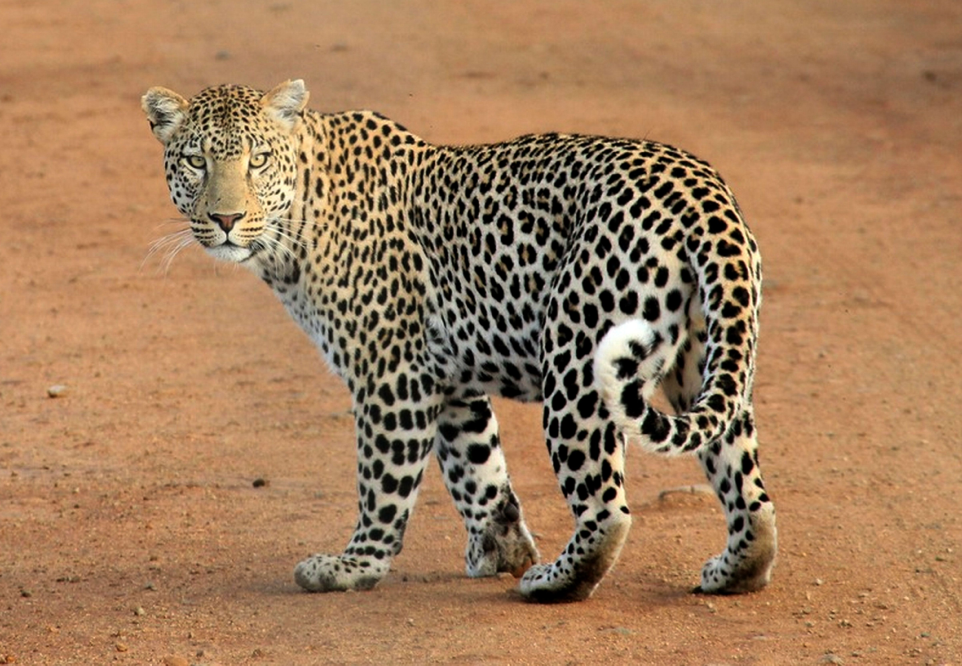
#> input picture Experiment 3 - Solutions by students/Animal.jpg, 4810 x 3326 px, found by its file name (shown at 1/5 size)
$ python main.py   (older library calls are emulated)
#> lines starting #> are read from the running program, lines starting #| are printed output that depends on the picture; long printed decimals are rounded
# STEP 1: Import required libraries and load an image
import cv2
import numpy as np
import matplotlib.pyplot as plt
import time
import os
# Path to the input image. Replace with your own image file.
# If no image is found, a synthetic test image with noise is generated
# so the script still runs end-to-end.
IMAGE_PATH = r"C:\Users\DELL\Downloads\Animal.jpg"
if os.path.exists(IMAGE_PATH):
    img_color = cv2.imread(IMAGE_PATH)              # BGR color image
#> img_color is the input picture: shape (3326, 4810, 3); mean B, G, R 91.2, 125.3, 162.7
    img_gray = cv2.cvtColor(img_color, cv2.COLOR_BGR2GRAY)
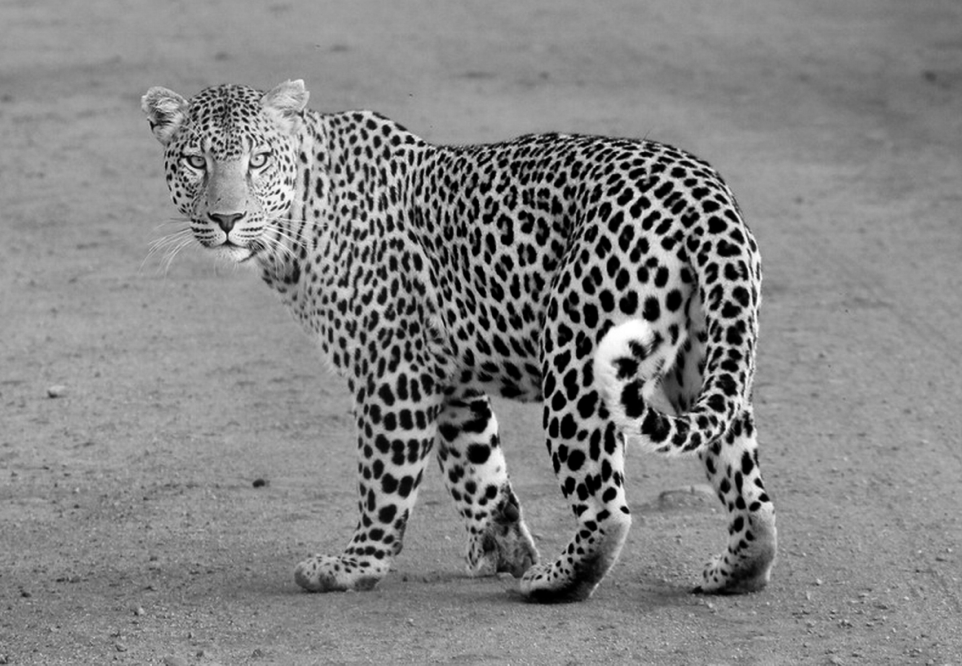
#> img_gray: shape (3326, 4810) (shown at 1/5 size); min 0, max 255, mean 132.6
else:
    print(f"'{IMAGE_PATH}' not found — generating a synthetic test image instead.")
    # Create a synthetic grayscale image with shapes + noise
    img_gray = np.full((300, 300), 200, dtype=np.uint8)
    cv2.rectangle(img_gray, (50, 50), (150, 150), 50, -1)
    cv2.circle(img_gray, (200, 200), 60, 120, -1)
    cv2.line(img_gray, (0, 0), (299, 299), 0, 2)
    # Add Gaussian noise
    noise = np.random.normal(0, 15, img_gray.shape).astype(np.int16)
    img_gray = np.clip(img_gray.astype(np.int16) + noise, 0, 255).astype(np.uint8)
    # Add salt-and-pepper noise
    sp_mask = np.random.random(img_gray.shape)
    img_gray[sp_mask < 0.02] = 0
    img_gray[sp_mask > 0.98] = 255
    img_color = cv2.cvtColor(img_gray, cv2.COLOR_GRAY2BGR)
# ---------------------------------------------------------------------------
# STEP 2: Display the original image and analyze its visual characteristics
# ---------------------------------------------------------------------------
print("Image shape:", img_gray.shape)
#| Image shape: (3326, 4810)
print("Mean intensity:", round(float(np.mean(img_gray)), 2))
#| Mean intensity: 132.57
print("Std deviation (contrast):", round(float(np.std(img_gray)), 2))
#| Std deviation (contrast): 44.3
plt.figure(figsize=(5, 5))
plt.imshow(img_gray, cmap="gray")
plt.title("Original Grayscale Image")
plt.axis("off")
plt.show()
# ---------------------------------------------------------------------------
# STEP 3: Gaussian Blur — low-pass filter for noise reduction
# ---------------------------------------------------------------------------
t0 = time.time()
gaussian_blur = cv2.GaussianBlur(img_gray, ksize=(5, 5), sigmaX=1.0)
t_gaussian = time.time() - t0
# ---------------------------------------------------------------------------
# STEP 4: Median Filtering — removes salt-and-pepper (impulse) noise
# ---------------------------------------------------------------------------
t0 = time.time()
median_filtered = cv2.medianBlur(img_gray, ksize=5)
t_median = time.time() - t0
# ---------------------------------------------------------------------------
# STEP 5: Average (Mean) Filtering — compare smoothing vs Gaussian
# ---------------------------------------------------------------------------
t0 = time.time()
average_filtered = cv2.blur(img_gray, ksize=(5, 5))
t_average = time.time() - t0
# ---------------------------------------------------------------------------
# STEP 6: Laplacian Filtering — high-pass filter, enhances edges/details
# ---------------------------------------------------------------------------
t0 = time.time()
laplacian = cv2.Laplacian(img_gray, ddepth=cv2.CV_64F, ksize=3)
laplacian_abs = cv2.convertScaleAbs(laplacian)   # convert back to uint8 for display
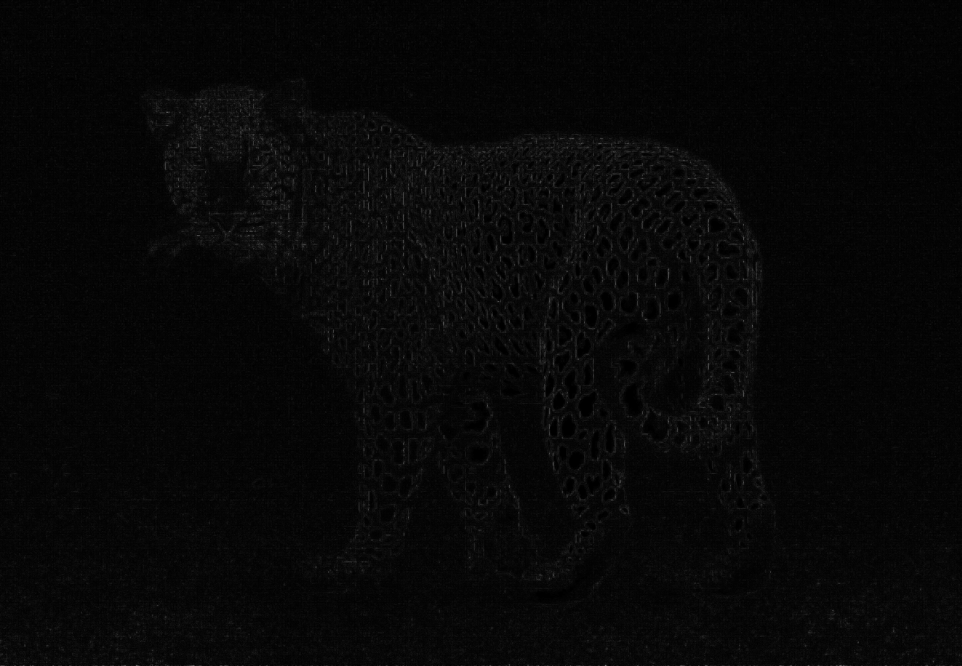
#> laplacian_abs: shape (3326, 4810) (shown at 1/5 size); min 0, max 206, mean 7.4
t_laplacian = time.time() - t0
# Optional: Laplacian sharpened image (original - laplacian highlights edges)
sharpened = cv2.convertScaleAbs(img_gray.astype(np.float64) - laplacian)
# ---------------------------------------------------------------------------
# STEP 7: Sobel Edge Detection — horizontal and vertical gradients
# ---------------------------------------------------------------------------
t0 = time.time()
sobel_x = cv2.Sobel(img_gray, cv2.CV_64F, dx=1, dy=0, ksize=3)   # horizontal gradient
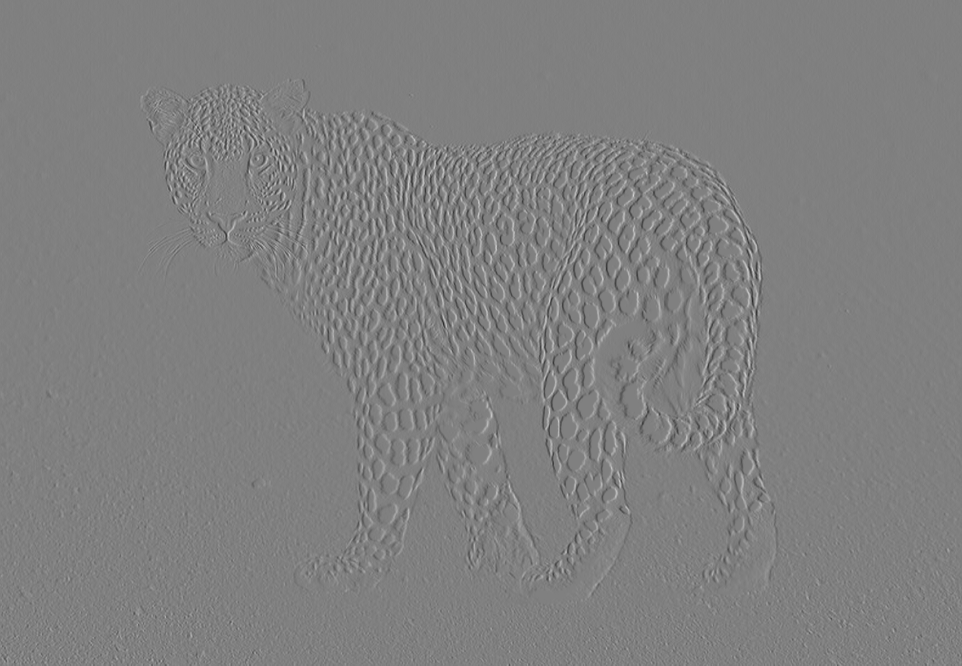
#> sobel_x: shape (3326, 4810) float64 (shown at 1/5 size); min -356, max 352, mean 0; drawn with min black and max white
sobel_y = cv2.Sobel(img_gray, cv2.CV_64F, dx=0, dy=1, ksize=3)   # vertical gradient
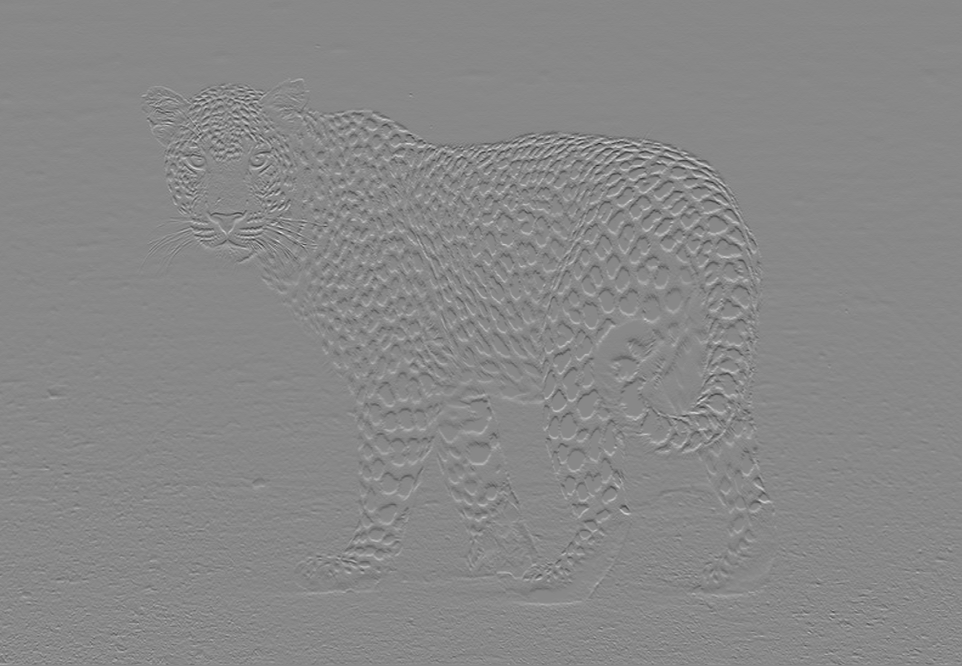
#> sobel_y: shape (3326, 4810) float64 (shown at 1/5 size); min -353, max 307, mean 0; drawn with min black and max white
sobel_combined = cv2.magnitude(sobel_x, sobel_y)                  # combined gradient magnitude
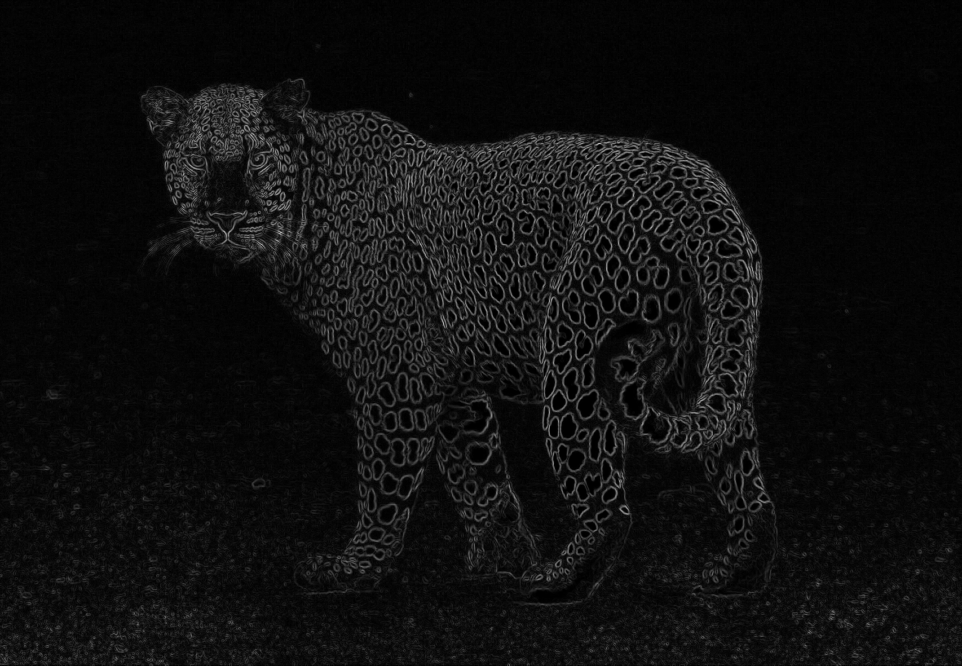
#> sobel_combined: shape (3326, 4810) float64 (shown at 1/5 size); min 0, max 362.8, mean 22.9; drawn with min black and max white
t_sobel = time.time() - t0
sobel_x_abs = cv2.convertScaleAbs(sobel_x)
sobel_y_abs = cv2.convertScaleAbs(sobel_y)
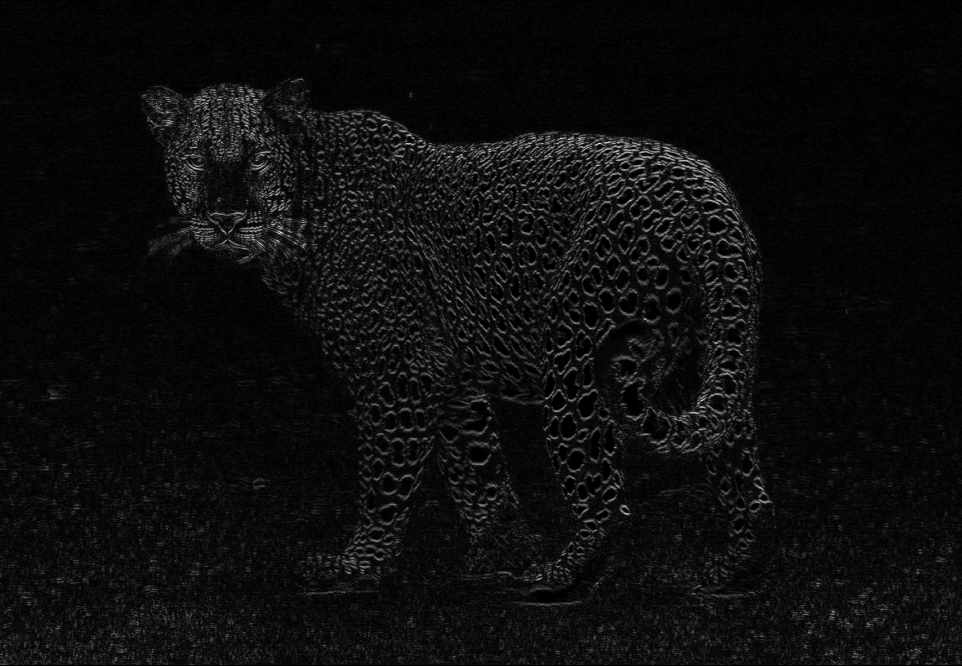
#> sobel_y_abs: shape (3326, 4810) (shown at 1/5 size); min 0, max 255, mean 13.6
sobel_combined_abs = cv2.convertScaleAbs(sobel_combined)
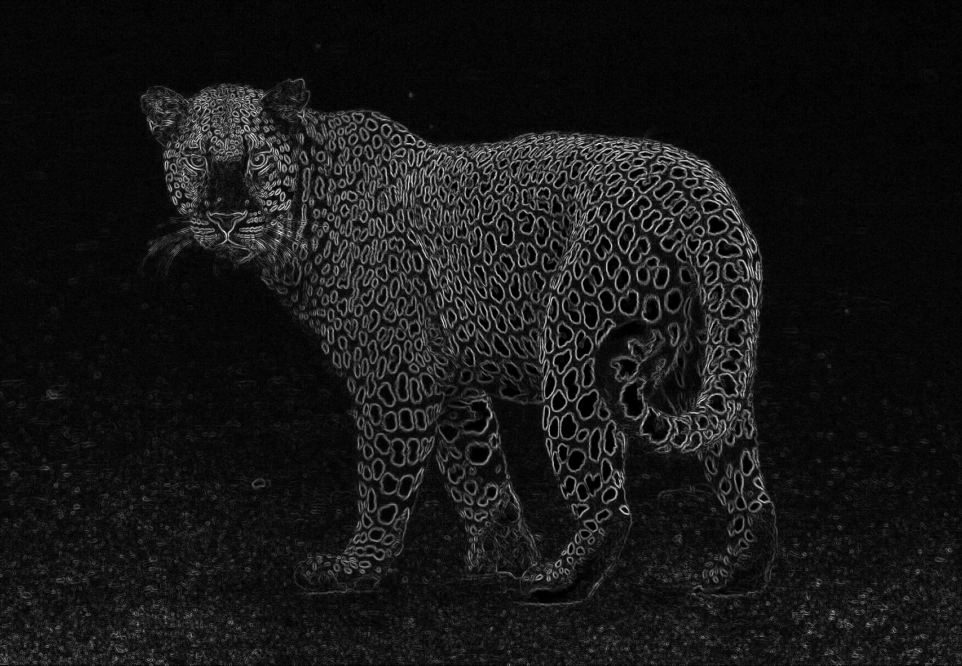
#> sobel_combined_abs: shape (3326, 4810) (shown at 1/5 size); min 0, max 255, mean 22.8
# ---------------------------------------------------------------------------
# STEP 8: Compare filters — timing + simple quality metrics
# ---------------------------------------------------------------------------
def edge_strength(image):
    """Mean absolute Laplacian value — a proxy for edge/detail strength."""
    lap = cv2.Laplacian(image, cv2.CV_64F)
    return float(np.mean(np.abs(lap)))
def noise_estimate(image):
    """Std deviation of Laplacian — rough proxy for noise/graininess."""
    lap = cv2.Laplacian(image, cv2.CV_64F)
    return float(np.std(lap))
print("\n--- Filter Comparison ---")
print(f"{'Filter':<20}{'Time (s)':<12}{'Edge Strength':<16}{'Noise Estimate'}")
for name, out, t in [
    ("Original", img_gray, 0.0),
    ("Gaussian Blur", gaussian_blur, t_gaussian),
    ("Median Filter", median_filtered, t_median),
    ("Average Filter", average_filtered, t_average),
]:
    print(f"{name:<20}{t:<12.5f}{edge_strength(out):<16.2f}{noise_estimate(out):.2f}")
#> this loop made 4 passes
#> (name, t) on passes 1 to 4: ('Original', 0), ('Gaussian Blur', 0.0759), ('Median Filter', 0.0786), ('Average Filter', 0.0704)
#| Original            0     2.24            3.34
#| Gaussian Blur       0.07589     1.37            1.85
#| Median Filter       0.07862     1.71            2.71
#| Average Filter      0.07044     1.25            1.69

print(f"\nLaplacian computation time: {t_laplacian:.5f} s")
print(f"Sobel computation time:     {t_sobel:.5f} s")
# ---------------------------------------------------------------------------
# STEP 9: Display original and all filtered images together
# ---------------------------------------------------------------------------
images = [
    ("Original", img_gray),
    ("Gaussian Blur (Low-Pass)", gaussian_blur),
    ("Median Filter (Low-Pass)", median_filtered),
    ("Average Filter (Low-Pass)", average_filtered),
    ("Laplacian (High-Pass)", laplacian_abs),
    ("Laplacian Sharpened", sharpened),
    ("Sobel X (Horizontal)", sobel_x_abs),
    ("Sobel Y (Vertical)", sobel_y_abs),
    ("Sobel Combined", sobel_combined_abs),
]
plt.figure(figsize=(15, 12))
for i, (title, im) in enumerate(images, 1):
    plt.subplot(3, 3, i)
    plt.imshow(im, cmap="gray")
    plt.title(title, fontsize=10)
    plt.axis("off")
#> this loop made 9 passes
#> title on passes 1 to 9: 'Original', 'Gaussian Blur (Low-Pass)', 'Median Filter (Low-Pass)', 'Average Filter (Low-Pass)', 'Laplacian (High-Pass)', 'Laplacian Sharpened', 'Sobel X (Horizontal)', 'Sobel Y (Vertical)', 'Sobel Combined'
plt.tight_layout()
plt.savefig("filter_comparison.png", dpi=150)
plt.show()
print("\nComparison figure saved as 'filter_comparison.png'.")
# ---------------------------------------------------------------------------
# STEP 10: Interpretation / Observations
# ---------------------------------------------------------------------------
print("""
--- Observations ---
1. Gaussian Blur smooths the image while giving more weight to central pixels,
   preserving edges better than a plain average filter but still reducing
   fine detail as kernel size increases.
2. Median Filtering is highly effective against salt-and-pepper noise because
   it replaces each pixel with the median of its neighborhood, which is
   robust to extreme outlier values (unlike the mean).
3. Average (Mean) Filtering blurs uniformly and tends to blur edges more than
   Gaussian blur for the same kernel size, since all neighboring pixels
   contribute equally.
4. Laplacian Filtering is highly sensitive to noise (it is a second-derivative
   operator) but is excellent at highlighting fine edges and details; it is
   often applied after a smoothing step in practice.
5. Sobel Edge Detection highlights directional gradients — Sobel X detects
   vertical edges (horizontal intensity change) and Sobel Y detects
   horizontal edges (vertical intensity change); combining them gives the
   overall edge map.
6. There is a clear trade-off: low-pass filters reduce noise but blur edges,
   while high-pass filters sharpen/detect edges but amplify noise.
""")
